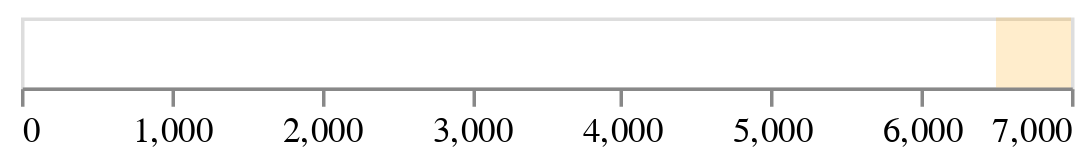

Notebook code for this chart:
### Markdown cell above
* Specify the color as `"orange"` and the opacity as `0.2`.  It's probably most natural to specify these using keyword arguments to `mark_rect`, but for practice with `alt.datum` vs `alt.value`, instead specify these visual values within the `encode` method.

### Code cell
alt.Chart().mark_rect().encode(
    x=alt.datum(6500),
    x2=alt.datum(7000),
    color=alt.value("orange"),
    opacity=alt.value(0.2)
)

### Figure 1 — Vega-Lite specification as saved in the notebook (floating-point values rounded to 4 significant figures)
{"config": {"view": {"continuousWidth": 300, "continuousHeight": 300}}, "data": {"name": "empty"}, "mark": {"type": "rect"}, "encoding": {"color": {"value": "orange"}, "opacity": {"value": 0.2}, "x": {"datum": 6500}, "x2": {"datum": 7000}}, "$schema": "https://vega.github.io/schema/vega-lite/v5.17.0.json", "datasets": {"empty": [{}]}}
